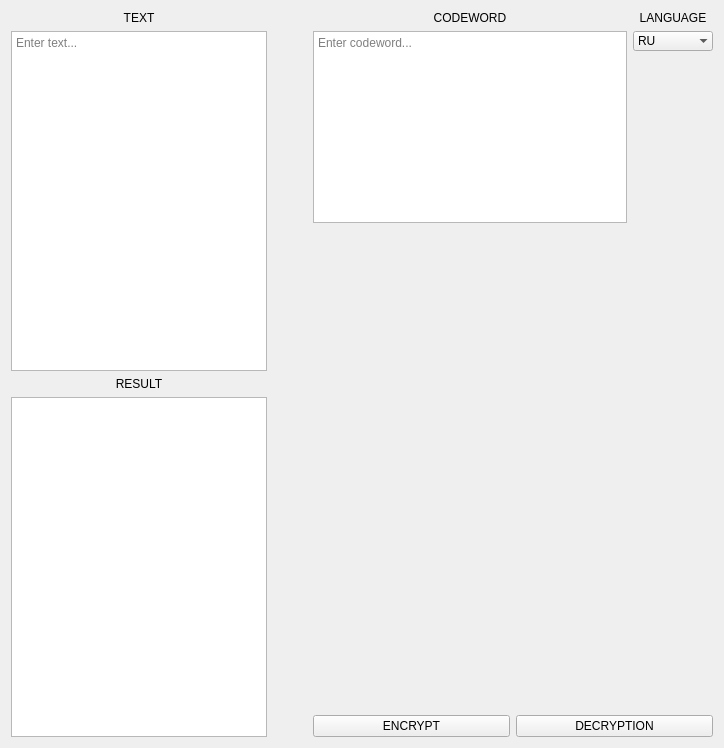
      <widget class="QWidget" name="Trithemius">
       <property name="focusPolicy">
        <enum>Qt::StrongFocus</enum>
       </property>
       <attribute name="title">
        <string>Trithemius</string>
       </attribute>
       <layout class="QGridLayout" name="gridLayout_3">
        <item row="0" column="0">
         <layout class="QHBoxLayout" name="horizontalLayout_4">
          <item>
           <layout class="QVBoxLayout" name="verticalLayout_29">
            <item>
             <layout class="QVBoxLayout" name="verticalLayout_6">
              <item>
               <widget class="QLabel" name="la_Trithemius_text">
                <property name="text">
                 <string>TEXT</string>
                </property>
                <property name="alignment">
                 <set>Qt::AlignCenter</set>
                </property>
               </widget>
              </item>
              <item>
               <widget class="QTextEdit" name="te_Trithemius_in">
                <property name="focusPolicy">
                 <enum>Qt::ClickFocus</enum>
                </property>
                <property name="tabChangesFocus">
                 <bool>false</bool>
                </property>
                <property name="placeholderText">
                 <string>Enter text...</string>
                </property>
               </widget>
              </item>
             </layout>
            </item>
            <item>
             <layout class="QVBoxLayout" name="verticalLayout_5">
              <item>
               <widget class="QLabel" name="la_Trithemius_res">
                <property name="text">
                 <string>RESULT</string>
                </property>
                <property name="alignment">
                 <set>Qt::AlignCenter</set>
                </property>
               </widget>
              </item>
              <item>
               <widget class="QTextEdit" name="te_Trithemius_out">
                <property name="focusPolicy">
                 <enum>Qt::ClickFocus</enum>
                </property>
                <property name="textInteractionFlags">
                 <set>Qt::TextSelectableByKeyboard|Qt::TextSelectableByMouse</set>
                </property>
               </widget>
              </item>
             </layout>
            </item>
           </layout>
          </item>
          <item>
           <spacer name="horizontalSpacer_3">
            <property name="orientation">
             <enum>Qt::Horizontal</enum>
            </property>
            <property name="sizeType">
             <enum>QSizePolicy::Fixed</enum>
            </property>
            <property name="sizeHint" stdset="0">
             <size>
              <width>40</width>
              <height>20</height>
             </size>
            </property>
           </spacer>
          </item>
          <item>
           <layout class="QVBoxLayout" name="verticalLayout_31">
            <item>
             <layout class="QHBoxLayout" name="horizontalLayout_3">
              <item>
               <layout class="QVBoxLayout" name="verticalLayout_4">
                <item>
                 <widget class="QLabel" name="la_Trithemius_code">
                  <property name="text">
                   <string>CODEWORD</string>
                  </property>
                  <property name="alignment">
                   <set>Qt::AlignCenter</set>
                  </property>
                 </widget>
                </item>
                <item>
                 <widget class="QTextEdit" name="te_Trithemius_code">
                  <property name="focusPolicy">
                   <enum>Qt::ClickFocus</enum>
                  </property>
                  <property name="placeholderText">
                   <string>Enter codeword...</string>
                  </property>
                 </widget>
                </item>
               </layout>
              </item>
              <item>
               <layout class="QVBoxLayout" name="verticalLayout_3">
                <item>
                 <widget class="QLabel" name="la_Trithemius_lanq">
                  <property name="text">
                   <string>LANGUAGE</string>
                  </property>
                  <property name="alignment">
                   <set>Qt::AlignCenter</set>
                  </property>
                 </widget>
                </item>
                <item>
                 <widget class="QComboBox" name="cb_Trithemius_lanq">
                  <property name="currentIndex">
                   <number>0</number>
                  </property>
                  <property name="frame">
                   <bool>false</bool>
                  </property>
                  <item>
                   <property name="text">
                    <string>RU</string>
                   </property>
                  </item>
                  <item>
                   <property name="text">
                    <string>ENG</string>
                   </property>
                  </item>
                  <item>
                   <property name="text">
                    <string>RU без Ё</string>
                   </property>
                  </item>
                 </widget>
                </item>
                <item>
                 <spacer name="verticalSpacer_6">
                  <property name="orientation">
                   <enum>Qt::Vertical</enum>
                  </property>
                  <property name="sizeHint" stdset="0">
                   <size>
                    <width>20</width>
                    <height>40</height>
                   </size>
                  </property>
                 </spacer>
                </item>
               </layout>
              </item>
             </layout>
            </item>
            <item>
             <layout class="QVBoxLayout" name="verticalLayout_30">
              <item>
               <spacer name="verticalSpacer_10">
                <property name="orientation">
                 <enum>Qt::Vertical</enum>
                </property>
                <property name="sizeHint" stdset="0">
                 <size>
                  <width>20</width>
                  <height>40</height>
                 </size>
                </property>
               </spacer>
              </item>
              <item>
               <widget class="QLabel" name="la_Trithemius_img">
                <property name="sizePolicy">
                 <sizepolicy hsizetype="Fixed" vsizetype="Fixed">
                  <horstretch>0</horstretch>
                  <verstretch>0</verstretch>
                 </sizepolicy>
                </property>
                <property name="minimumSize">
                 <size>
                  <width>400</width>
                  <height>400</height>
                 </size>
                </property>
                <property name="text">
                 <string/>
                </property>
               </widget>
              </item>
              <item>
               <spacer name="verticalSpacer_4">
                <property name="orientation">
                 <enum>Qt::Vertical</enum>
                </property>
                <property name="sizeHint" stdset="0">
                 <size>
                  <width>20</width>
                  <height>40</height>
                 </size>
                </property>
               </spacer>
              </item>
              <item>
               <layout class="QHBoxLayout" name="horizontalLayout_5">
                <item>
                 <widget class="QPushButton" name="pb_Trithemius_shifr">
                  <property name="text">
                   <string>ENCRYPT</string>
                  </property>
                 </widget>
                </item>
                <item>
                 <widget class="QPushButton" name="pb_Trithemius_RasShifr">
                  <property name="text">
                   <string>DECRYPTION</string>
                  </property>
                 </widget>
                </item>
               </layout>
              </item>
             </layout>
            </item>
           </layout>
          </item>
         </layout>
        </item>
       </layout>
      </widget>
